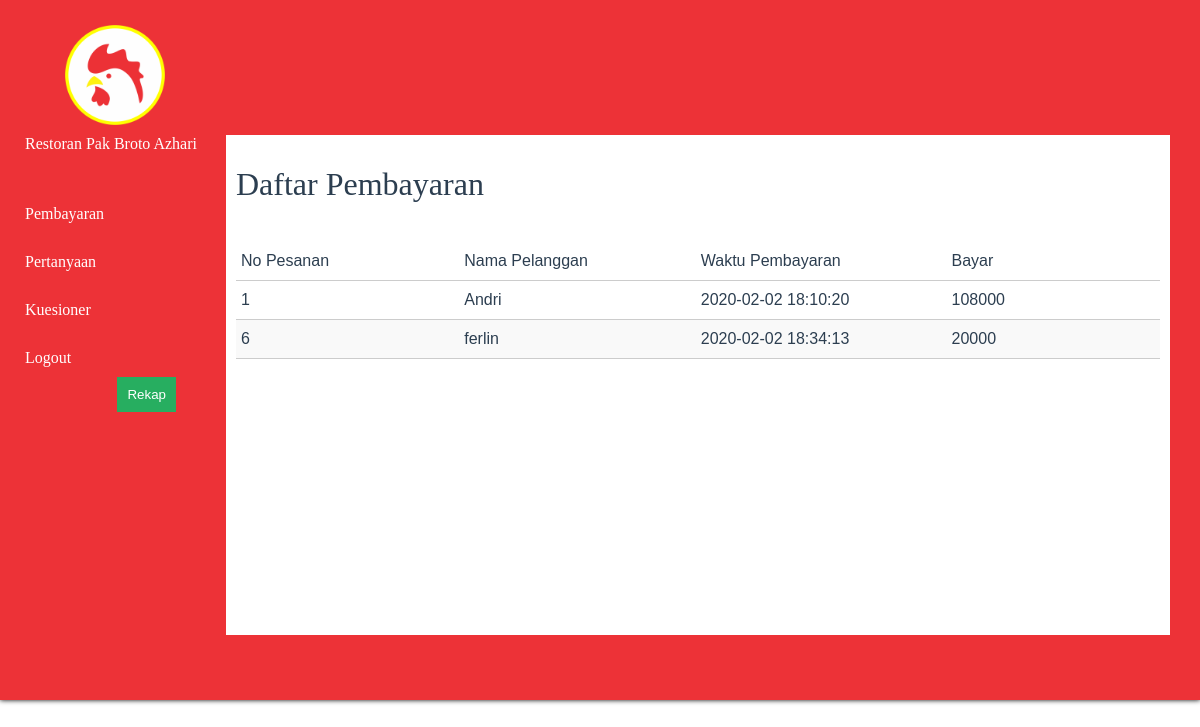
Page /modul_kuesioner/list-pembayaran.php on the earlier database version.
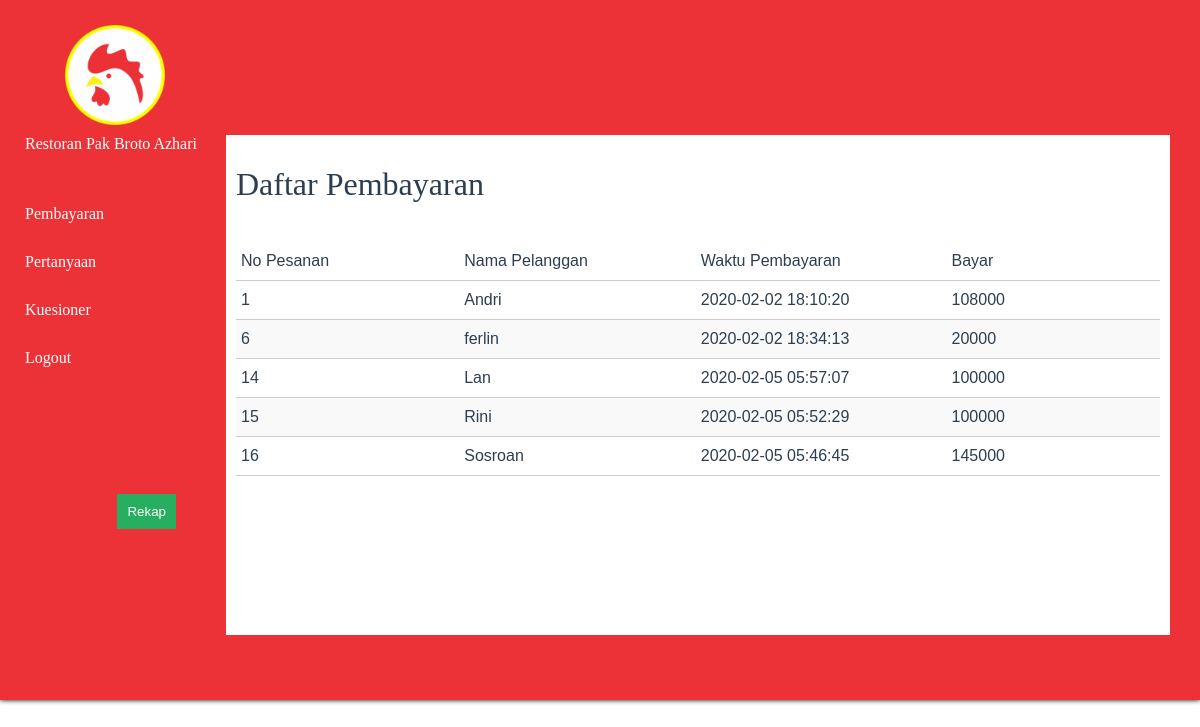
Same page on the later database version.
### tables this page shows
CREATE TABLE `pembayaran` (
  `no_pembayaran` int(11) NOT NULL,
  `no_pesanan` int(11) NOT NULL,
  `waktu_bayar` timestamp NOT NULL DEFAULT CURRENT_TIMESTAMP ON UPDATE CURRENT_TIMESTAMP,
  `bayar` int(11) NOT NULL
);

CREATE TABLE `pesanan` (
  `no_pesanan` int(11) NOT NULL,
  `id_meja` int(11) NOT NULL,
  `waktu_pesanan` timestamp NOT NULL DEFAULT CURRENT_TIMESTAMP ON UPDATE CURRENT_TIMESTAMP,
  `nama_pelanggan` varchar(50) NOT NULL
);

### modul_kuesioner/proses-list-pembayaran.php (called while the page is built, shortened)
<?php
include '../connection.php';
$query = "SELECT pembayaran.* ,pesanan.* FROM `pembayaran` JOIN pesanan ON pembayaran.no_pesanan = pesanan.no_pesanan ORDER BY `pembayaran`.`no_pesanan` ASC ";
$hasil = mysqli_query($db, $query);
$data_bayar = array();
while ($row = mysqli_fetch_assoc($hasil)) {
    $data_bayar[] = $row;
}

### modul_kuesioner/list-pembayaran.php (the view, shortened to what this page needs)
<?php
include '../function.php';
include 'proses-list-pembayaran.php';
?>
<!DOCTYPE html>
<html lang="en">
<head>
    <link rel="stylesheet" href="../css/style.css">
</head>
<body>
    <div class="container clearfix">
        <div class="logo"><img src="../img/LOGO.png" ></div>
        <h4>Restoran Pak Broto Azhari</h4>
        <?php
            activekuesioner();
        ?>
        <div class="content">
            <h1>Daftar Pembayaran</h1>
            <br>
            <?php if (empty($data_bayar)) : ?>
            Tidak ada data.
            <br>
            <?php else : ?>
            <table class="data">
                <tr>
                    <th style="text-align: left; width: 5%;">No Pesanan</th>
                    <th style="text-align: left; width: 5%;">Nama Pelanggan</th>
                    <th style="text-align: left; width: 5%;">Waktu Pembayaran</th>
                    <th style="text-align: left; width: 5%;">Bayar</th>
                </tr>
                <?php foreach ($data_bayar as $bayar) : ?>
                <tr>
                    <td><?php echo $bayar['no_pesanan'] ?></td>
                    <td><?php echo $bayar['nama_pelanggan'] ?></td>
                    <td><?php echo $bayar['waktu_bayar'] ?></td>
                    <td><?php echo $bayar['bayar'] ?></td>
                </tr>
                <?php endforeach ?>
            </table>
            <?php endif ?>
            <br>
            <div class="btn-tambah-div">
                <a href="rekap-list-pembayaran.php"><button class="btn btn-tambah" style="right: 964px;">Rekap</button></a>
            </div>
        </div>
    </div>
</body>
</html>

### function.php (shortened to what this page needs)
<?php
function activekuesioner(){
    echo '<div class="sidebar">
    <ul>
        <li><a href="../modul_kuesioner/list-pembayaran.php">Pembayaran</a></li>
        <li><a href="../modul_pertanyaan/list-pertanyaan.php">Pertanyaan</a></li>
        <li><a href="../modul_kuesioner/list-kuesioner.php">Kuesioner</a></li>
        <li><a href="../logout.php" onclick="return confirm("anda yakin akan keluar?")">Logout</a></li>
    </ul>
</div>';
}
?>

### css/style.css (style rules this page uses)
* { font-family: sans-serif; font-weight: 100; }
.container { max-width: 100%; margin: 0 auto; background: #ED3237; border-radius: 0px; padding: 10px; box-shadow: 0px 0px 5px black; color: #FFF; }
.container h4 { position: relative; font-family: Comic Sans MS; left:15px; top: -15px; }
.sidebar { width: 20%; float: left; }
.sidebar ul { list-style: none; padding-left: 0; margin: 0; }
.sidebar li a { font-family: Verdana; display: inline-block; width: 100%; padding: 15px; box-sizing: border-box; }
a { text-decoration: none; color: #FFF; }
.content { position: relative; top: -55px; width: 80%; min-height: 500px; right: 20px; float: right; padding: 10px; box-sizing: border-box; background: #FFF; border-radius: 0px; color: #2c3e50; }
.content h1 { font-family: Verdana; }
.clearfix:after { content: "."; visibility: hidden; display: block; height: 0; clear: both; }
body { margin: 0; background : #FFF; }
table.data { width: 100%; border-collapse: collapse; }
table.data th { padding: 10px 5px; }
table.data td { padding: 10px 5px; border: 1px solid #ccc; border-left: none; border-right: none; }
table.data tr:not(:first-child):nth-of-type(odd) { background-color: #f9f9f9; }
.btn { position: relative; width: auto; color: #fff; border: none; cursor: pointer; padding: 10px; }
.btn-tambah { background-color: #27ae60; }
.btn-tambah-div { text-align: right; margin-right: 20px; }
.logo img { width:100px; height:100px; position: relative; left: 55px; padding-top: 15px; }

Differences in the rows shown:
added pembayaran: no_pesanan.no_pesanan "14", no_pesanan.nama_pelanggan "Lan", waktu_bayar "2020-02-05 05:57:07", bayar "100000"
added pembayaran: no_pesanan.no_pesanan "15", no_pesanan.nama_pelanggan "Rini", waktu_bayar "2020-02-05 05:52:29", bayar "100000"
added pembayaran: no_pesanan.no_pesanan "16", no_pesanan.nama_pelanggan "Sosroan", waktu_bayar "2020-02-05 05:46:45", bayar "145000"
